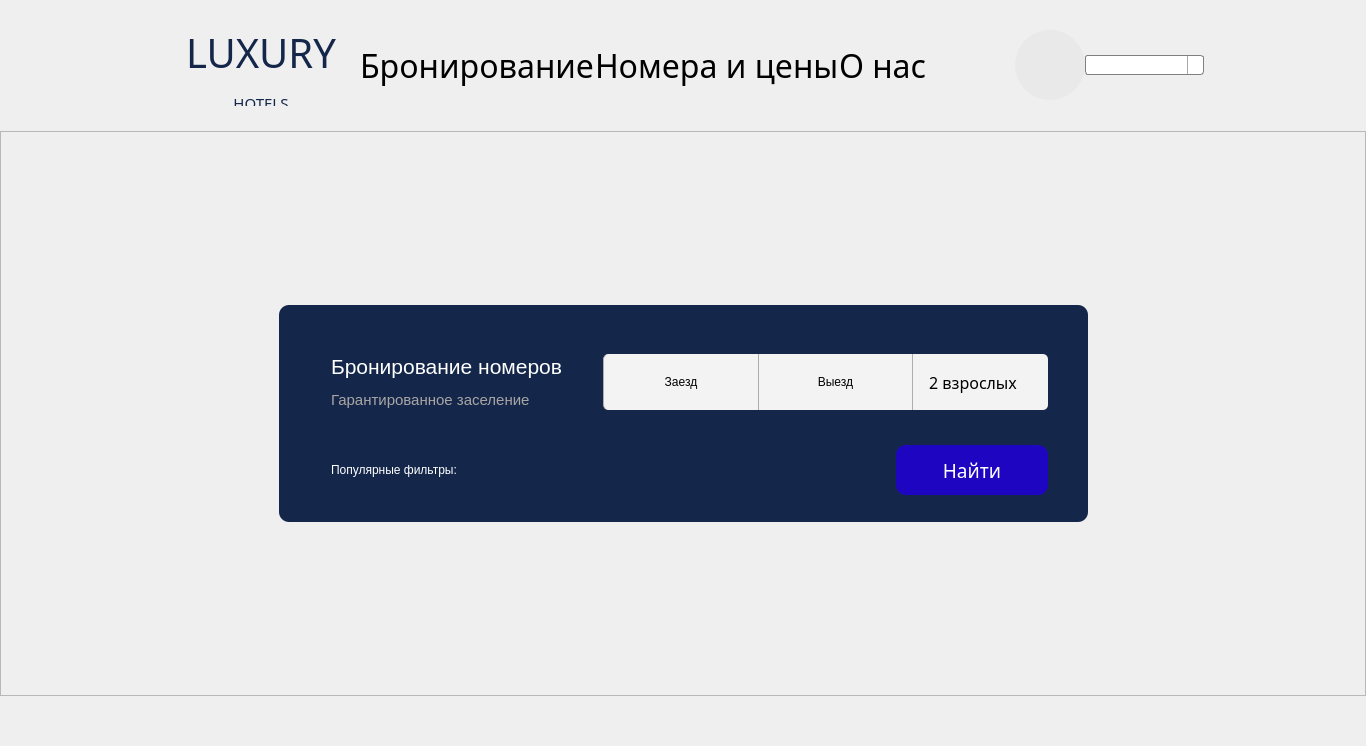
          <widget class="QWidget" name="scrollAreaWidgetContents">
           <property name="geometry">
            <rect>
             <x>0</x>
             <y>0</y>
             <width>1366</width>
             <height>746</height>
            </rect>
           </property>
           <property name="maximumSize">
            <size>
             <width>1920</width>
             <height>1080</height>
            </size>
           </property>
           <property name="styleSheet">
            <string notr="true">QScrollArea
{
	border: none;
}</string>
           </property>
           <layout class="QGridLayout" name="gridLayout_2">
            <property name="leftMargin">
             <number>0</number>
            </property>
            <property name="topMargin">
             <number>0</number>
            </property>
            <property name="rightMargin">
             <number>0</number>
            </property>
            <property name="bottomMargin">
             <number>0</number>
            </property>
            <property name="spacing">
             <number>0</number>
            </property>
            <item row="0" column="0">
             <layout class="QVBoxLayout" name="verticalLayout">
              <property name="spacing">
               <number>25</number>
              </property>
              <property name="rightMargin">
               <number>0</number>
              </property>
              <property name="bottomMargin">
               <number>50</number>
              </property>
              <item>
               <layout class="QHBoxLayout" name="TitleLayout_4">
                <property name="spacing">
                 <number>0</number>
                </property>
                <property name="leftMargin">
                 <number>162</number>
                </property>
                <property name="topMargin">
                 <number>25</number>
                </property>
                <property name="rightMargin">
                 <number>162</number>
                </property>
                <property name="bottomMargin">
                 <number>0</number>
                </property>
                <item>
                 <widget class="QLabel" name="Title">
                  <property name="minimumSize">
                   <size>
                    <width>198</width>
                    <height>81</height>
                   </size>
                  </property>
                  <property name="maximumSize">
                   <size>
                    <width>198</width>
                    <height>81</height>
                   </size>
                  </property>
                  <property name="font">
                   <font>
                    <family>Montserrat</family>
                    <pointsize>40</pointsize>
                   </font>
                  </property>
                  <property name="layoutDirection">
                   <enum>Qt::LeftToRight</enum>
                  </property>
                  <property name="styleSheet">
                   <string notr="true">QLabel
{
	color: rgb(20, 39, 74);
}</string>
                  </property>
                  <property name="text">
                   <string>&lt;html&gt;&lt;head/&gt;&lt;body&gt;&lt;p align=&quot;center&quot;&gt;&lt;a href=&quot;#main&quot;&gt;&lt;span style=&quot; font-size:40px; color:#14274a; text-decoration: none&quot;&gt;LUXURY&lt;/span&gt;&lt;/a&gt;&lt;/p&gt;&lt;p align=&quot;center&quot;&gt;&lt;a href=&quot;#main&quot;&gt;&lt;span style=&quot; font-size:15px; color:#14274a; text-decoration: none&quot;&gt;HOTELS&lt;/span&gt;&lt;/a&gt;&lt;/p&gt;&lt;/body&gt;&lt;/html&gt;</string>
                  </property>
                  <property name="textFormat">
                   <enum>Qt::RichText</enum>
                  </property>
                  <property name="alignment">
                   <set>Qt::AlignRight</set>
                  </property>
                 </widget>
                </item>
                <item>
                 <spacer name="horizontalSpacer_3">
                  <property name="orientation">
                   <enum>Qt::Horizontal</enum>
                  </property>
                  <property name="sizeHint" stdset="0">
                   <size>
                    <width>242</width>
                    <height>20</height>
                   </size>
                  </property>
                 </spacer>
                </item>
                <item>
                 <widget class="QLabel" name="bronlbl">
                  <property name="font">
                   <font>
                    <family>Montserrat</family>
                    <pointsize>24</pointsize>
                   </font>
                  </property>
                  <property name="text">
                   <string>&lt;html&gt;&lt;head/&gt;&lt;body&gt;&lt;p&gt;&lt;a href=&quot;#bron&quot;&gt;&lt;span style=&quot; color:#000000; text-decoration:none;&quot;&gt;Бронирование&lt;/span&gt;&lt;/a&gt;&lt;/p&gt;&lt;/body&gt;&lt;/html&gt;</string>
                  </property>
                  <property name="textFormat">
                   <enum>Qt::AutoText</enum>
                  </property>
                 </widget>
                </item>
                <item>
                 <spacer name="horizontalSpacer_5">
                  <property name="orientation">
                   <enum>Qt::Horizontal</enum>
                  </property>
                  <property name="sizeHint" stdset="0">
                   <size>
                    <width>92</width>
                    <height>20</height>
                   </size>
                  </property>
                 </spacer>
                </item>
                <item>
                 <widget class="QLabel" name="placelbl">
                  <property name="font">
                   <font>
                    <family>Montserrat</family>
                    <pointsize>24</pointsize>
                   </font>
                  </property>
                  <property name="text">
                   <string>&lt;html&gt;&lt;head/&gt;&lt;body&gt;&lt;p&gt;&lt;a href=&quot;#place&quot;&gt;&lt;span style=&quot; color:#000000; text-decoration:none;&quot;&gt;Номера и цены&lt;/span&gt;&lt;/a&gt;&lt;/p&gt;&lt;/body&gt;&lt;/html&gt;</string>
                  </property>
                 </widget>
                </item>
                <item>
                 <spacer name="horizontalSpacer_6">
                  <property name="orientation">
                   <enum>Qt::Horizontal</enum>
                  </property>
                  <property name="sizeHint" stdset="0">
                   <size>
                    <width>92</width>
                    <height>20</height>
                   </size>
                  </property>
                 </spacer>
                </item>
                <item>
                 <widget class="QLabel" name="aboutlbl">
                  <property name="font">
                   <font>
                    <family>Montserrat</family>
                    <pointsize>24</pointsize>
                   </font>
                  </property>
                  <property name="text">
                   <string>&lt;html&gt;&lt;head/&gt;&lt;body&gt;&lt;p&gt;&lt;a href=&quot;#about&quot;&gt;&lt;span style=&quot; color:#000000; text-decoration:none;&quot;&gt;О нас&lt;/span&gt;&lt;/a&gt;&lt;/p&gt;&lt;/body&gt;&lt;/html&gt;</string>
                  </property>
                 </widget>
                </item>
                <item>
                 <spacer name="horizontalSpacer_8">
                  <property name="orientation">
                   <enum>Qt::Horizontal</enum>
                  </property>
                  <property name="sizeHint" stdset="0">
                   <size>
                    <width>331</width>
                    <height>20</height>
                   </size>
                  </property>
                 </spacer>
                </item>
                <item>
                 <widget class="QPushButton" name="Profile">
                  <property name="minimumSize">
                   <size>
                    <width>70</width>
                    <height>70</height>
                   </size>
                  </property>
                  <property name="maximumSize">
                   <size>
                    <width>70</width>
                    <height>70</height>
                   </size>
                  </property>
                  <property name="styleSheet">
                   <string notr="true">QPushButton
{
 	border-radius: 35px;
	background-color: #E9E9E9;
}</string>
                  </property>
                  <property name="text">
                   <string/>
                  </property>
                  <property name="icon">
                   <iconset resource="resours/resourses.qrc">
                    <normaloff>:/image/mainPage/image/mainPage/LkImage.png</normaloff>:/image/mainPage/image/mainPage/LkImage.png</iconset>
                  </property>
                  <property name="checkable">
                   <bool>false</bool>
                  </property>
                 </widget>
                </item>
                <item>
                 <widget class="QComboBox" name="actionUser_2">
                  <property name="minimumSize">
                   <size>
                    <width>119</width>
                    <height>0</height>
                   </size>
                  </property>
                  <property name="styleSheet">
                   <string notr="true">QComboBox {
    border: 1px solid gray;
    border-radius: 3px;
    padding: 1px 18px 1px 3px;
    min-width: 6em;
}

QComboBox:editable {
    background: white;
}

QComboBox:!editable, QComboBox::drop-down:editable {
     background: qlineargradient(x1: 0, y1: 0, x2: 0, y2: 1,
                                 stop: 0 #E1E1E1, stop: 0.4 #DDDDDD,
                                 stop: 0.5 #D8D8D8, stop: 1.0 #D3D3D3);
}

QComboBox:!editable:on, QComboBox::drop-down:editable:on {
    background: qlineargradient(x1: 0, y1: 0, x2: 0, y2: 1,
                                stop: 0 #D3D3D3, stop: 0.4 #D8D8D8,
                                stop: 0.5 #DDDDDD, stop: 1.0 #E1E1E1);
}

QComboBox:on {
    padding-top: 3px;
    padding-left: 4px;
}

QComboBox::drop-down {
    subcontrol-origin: padding;
    subcontrol-position: top right;
    width: 15px;

    border-left-width: 1px;
    border-left-color: darkgray;
    border-left-style: solid; 
    border-top-right-radius: 3px;
    border-bottom-right-radius: 3px;
}

QComboBox::down-arrow:on {
    top: 1px;
    left: 1px;
}</string>
                  </property>
                 </widget>
                </item>
               </layout>
              </item>
              <item>
               <widget class="QFrame" name="frame">
                <property name="styleSheet">
                 <string notr="true">#frame
{
	border-image: url(:/image/mainPage/image/mainPage/background.png);
}</string>
                </property>
                <property name="frameShape">
                 <enum>QFrame::StyledPanel</enum>
                </property>
                <property name="frameShadow">
                 <enum>QFrame::Raised</enum>
                </property>
                <layout class="QGridLayout" name="gridLayout_3">
                 <item row="0" column="2">
                  <spacer name="horizontalSpacer_4">
                   <property name="orientation">
                    <enum>Qt::Horizontal</enum>
                   </property>
                   <property name="sizeHint" stdset="0">
                    <size>
                     <width>20</width>
                     <height>20</height>
                    </size>
                   </property>
                  </spacer>
                 </item>
                 <item row="0" column="0">
                  <spacer name="horizontalSpacer_2">
                   <property name="orientation">
                    <enum>Qt::Horizontal</enum>
                   </property>
                   <property name="sizeHint" stdset="0">
                    <size>
                     <width>20</width>
                     <height>20</height>
                    </size>
                   </property>
                  </spacer>
                 </item>
                 <item row="0" column="1">
                  <widget class="QFrame" name="frame_2">
                   <property name="minimumSize">
                    <size>
                     <width>700</width>
                     <height>217</height>
                    </size>
                   </property>
                   <property name="maximumSize">
                    <size>
                     <width>1207</width>
                     <height>217</height>
                    </size>
                   </property>
                   <property name="styleSheet">
                    <string notr="true">#frame_2
{
	border-radius: 10px;
	background-color: rgb(20, 39, 74);
}

QLabel
{
	color: white;	
	font: 14pt &quot;Montserrat&quot;;
}</string>
                   </property>
                   <property name="frameShape">
                    <enum>QFrame::StyledPanel</enum>
                   </property>
                   <property name="frameShadow">
                    <enum>QFrame::Raised</enum>
                   </property>
                   <layout class="QVBoxLayout" name="verticalLayout_3">
                    <property name="leftMargin">
                     <number>0</number>
                    </property>
                    <property name="topMargin">
                     <number>0</number>
                    </property>
                    <property name="rightMargin">
                     <number>0</number>
                    </property>
                    <property name="bottomMargin">
                     <number>0</number>
                    </property>
                    <item>
                     <layout class="QVBoxLayout" name="verticalLayout_2">
                      <property name="spacing">
                       <number>0</number>
                      </property>
                      <property name="leftMargin">
                       <number>52</number>
                      </property>
                      <property name="rightMargin">
                       <number>40</number>
                      </property>
                      <property name="bottomMargin">
                       <number>15</number>
                      </property>
                      <item>
                       <layout class="QHBoxLayout" name="horizontalLayout_3">
                        <property name="spacing">
                         <number>0</number>
                        </property>
                        <property name="topMargin">
                         <number>38</number>
                        </property>
                        <item>
                         <widget class="QLabel" name="label">
                          <property name="text">
                           <string>&lt;html&gt;&lt;head/&gt;&lt;body&gt;&lt;p&gt;&lt;span style=&quot; font-size:16pt;&quot;&gt;Бронирование номеров&lt;/span&gt;&lt;/p&gt;&lt;p&gt;&lt;span style=&quot; font-size:11pt; color:#a9a5a5;&quot;&gt;Гарантированное заселение&lt;/span&gt;&lt;/p&gt;&lt;/body&gt;&lt;/html&gt;</string>
                          </property>
                         </widget>
                        </item>
                        <item>
                         <spacer name="horizontalSpacer">
                          <property name="orientation">
                           <enum>Qt::Horizontal</enum>
                          </property>
                          <property name="sizeHint" stdset="0">
                           <size>
                            <width>40</width>
                            <height>20</height>
                           </size>
                          </property>
                         </spacer>
                        </item>
                        <item>
                         <widget class="QPushButton" name="startTimebtn">
                          <property name="minimumSize">
                           <size>
                            <width>155</width>
                            <height>0</height>
                           </size>
                          </property>
                          <property name="maximumSize">
                           <size>
                            <width>155</width>
                            <height>56</height>
                           </size>
                          </property>
                          <property name="toolTip">
                           <string/>
                          </property>
                          <property name="statusTip">
                           <string/>
                          </property>
                          <property name="styleSheet">
                           <string notr="true">#startTimebtn
{
	color: black;
	background-color: rgb(243, 243, 243);
	border: none;
	border-top-left-radius: 5px;
    border-bottom-left-radius: 5px;
	border-left: 1px solid #B0ACAC;
	font: 12pt &quot;Montserrat&quot;;
}</string>
                          </property>
                          <property name="text">
                           <string>Заезд</string>
                          </property>
                         </widget>
                        </item>
                        <item>
                         <widget class="QPushButton" name="endTimeBtn">
                          <property name="minimumSize">
                           <size>
                            <width>155</width>
                            <height>0</height>
                           </size>
                          </property>
                          <property name="maximumSize">
                           <size>
                            <width>155</width>
                            <height>56</height>
                           </size>
                          </property>
                          <property name="styleSheet">
                           <string notr="true">#endTimeBtn
 {
	color: black;
	background-color: rgb(243, 243, 243);
    border: none;
	border-left: 1px solid #B0ACAC; 
    border-right: 1px solid #B0ACAC; 
	font: 12pt &quot;Montserrat&quot;;
}
</string>
                          </property>
                          <property name="text">
                           <string>Выезд</string>
                          </property>
                         </widget>
                        </item>
                        <item>
                         <widget class="QToolButton" name="questtlb">
                          <property name="minimumSize">
                           <size>
                            <width>135</width>
                            <height>0</height>
                           </size>
                          </property>
                          <property name="maximumSize">
                           <size>
                            <width>215</width>
                            <height>56</height>
                           </size>
                          </property>
                          <property name="font">
                           <font>
                            <family>Montserrat</family>
                            <pointsize>12</pointsize>
                            <italic>false</italic>
                            <bold>false</bold>
                           </font>
                          </property>
                          <property name="styleSheet">
                           <string notr="true">QToolButton
{
 	border: none;
    border-top-right-radius: 5px;
    border-bottom-right-radius: 5px;
    padding: 1px 18px 1px 3px;
    min-width: 6em;
	
	background-color: rgb(243, 243, 243);
	
	color: black;	
	font: 12pt &quot;Montserrat&quot;;
}
QToolButton::menu-indicator 
{ 
	width: 0;
	color: black;
}


</string>
                          </property>
                          <property name="text">
                           <string>2 взрослых</string>
                          </property>
                         </widget>
                        </item>
                       </layout>
                      </item>
                      <item>
                       <layout class="QHBoxLayout" name="horizontalLayout_4">
                        <property name="topMargin">
                         <number>35</number>
                        </property>
                        <item>
                         <widget class="QLabel" name="label_5">
                          <property name="text">
                           <string>Популярные фильтры:</string>
                          </property>
                         </widget>
                        </item>
                        <item>
                         <spacer name="horizontalSpacer_7">
                          <property name="orientation">
                           <enum>Qt::Horizontal</enum>
                          </property>
                          <property name="sizeHint" stdset="0">
                           <size>
                            <width>40</width>
                            <height>20</height>
                           </size>
                          </property>
                         </spacer>
                        </item>
                        <item>
                         <widget class="QPushButton" name="searchbtn">
                          <property name="minimumSize">
                           <size>
                            <width>152</width>
                            <height>50</height>
                           </size>
                          </property>
                          <property name="maximumSize">
                           <size>
                            <width>152</width>
                            <height>50</height>
                           </size>
                          </property>
                          <property name="font">
                           <font>
                            <family>Montserrat</family>
                            <pointsize>14</pointsize>
                           </font>
                          </property>
                          <property name="styleSheet">
                           <string notr="true">QPushButton
{
	background-color: rgb(30, 5, 194);
	border-radius: 10px;
	color: white;

}</string>
                          </property>
                          <property name="text">
                           <string>Найти</string>
                          </property>
                         </widget>
                        </item>
                       </layout>
                      </item>
                     </layout>
                    </item>
                   </layout>
                  </widget>
                 </item>
                </layout>
               </widget>
              </item>
             </layout>
            </item>
           </layout>
          </widget>
